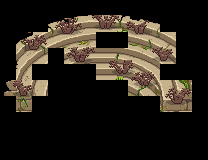

A level layout from a 2D game, rendered from its tile map. Below: a short description, then the map file with its tile-grid data intact:
An orthogonal 13x10 tile map with 16x16 px tiles, 2 tile layers (Back, Buildings2).

<map version="1.4" tiledversion="1.4.2" orientation="orthogonal" renderorder="right-down" width="13" height="10" tilewidth="16" tileheight="16" infinite="0" nextlayerid="3" nextobjectid="1">
  <tileset firstgid="1" name="z_blinxxy.MuseArt_EmmettAmph_winter" tilewidth="16" tileheight="16" tilecount="88" columns="8">
    <image source="emmett/amph_brambles_winter.png" width="128" height="176" />
  </tileset>
  <layer id="1" name="Back" width="13" height="10">
    <data encoding="csv">
0,0,0,0,0,0,0,0,0,0,0,0,0,
0,0,0,0,0,0,0,0,0,0,0,0,0,
0,0,0,0,0,0,0,0,0,0,0,0,0,
0,0,0,0,0,0,0,0,0,0,0,0,0,
0,0,0,0,0,0,0,0,0,0,0,0,0,
0,0,0,0,0,0,0,0,0,0,0,0,0,
0,0,0,0,0,0,0,0,0,0,0,0,0,
0,0,0,0,0,0,0,0,0,0,0,0,0,
0,0,0,0,0,0,0,0,0,0,0,0,0,
0,0,0,0,0,0,0,0,0,0,0,0,0
</data>
  </layer>
  <layer id="2" name="Buildings2" width="13" height="10">
    <data encoding="csv">
0,0,0,0,0,15,19,23,0,0,0,0,0,
0,0,0,10,12,16,20,24,27,32,0,0,0,
0,2,7,11,13,17,0,0,28,33,37,0,0,
0,3,8,0,14,18,21,25,29,34,38,0,0,
0,4,0,0,0,0,22,26,30,35,0,0,0,
1,5,9,0,0,0,0,0,31,36,39,41,0,
0,6,0,0,0,0,0,0,0,0,40,42,0,
0,0,0,0,0,0,0,0,0,0,0,0,0,
0,0,0,0,0,0,0,0,0,0,0,0,0,
0,0,0,0,0,0,0,0,0,0,0,0,0
</data>
  </layer>
</map>
